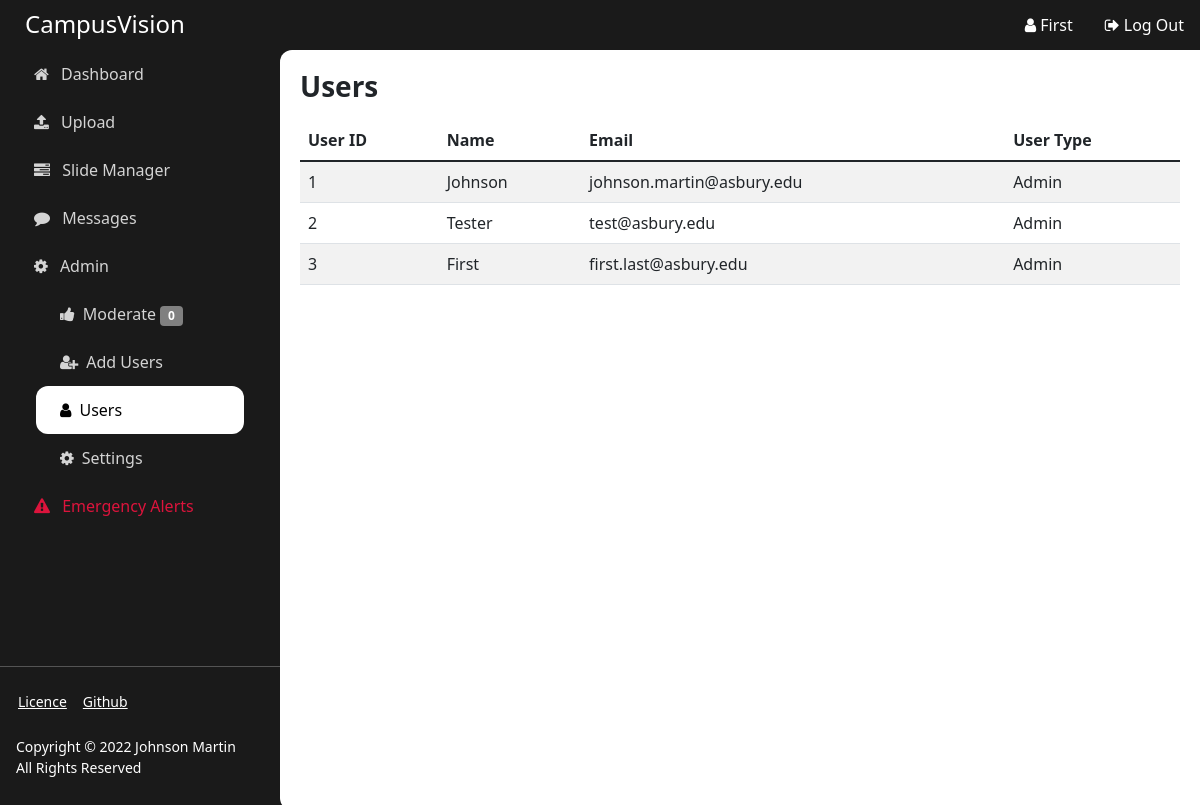
Page /usermanager (signed in) on the earlier database version.
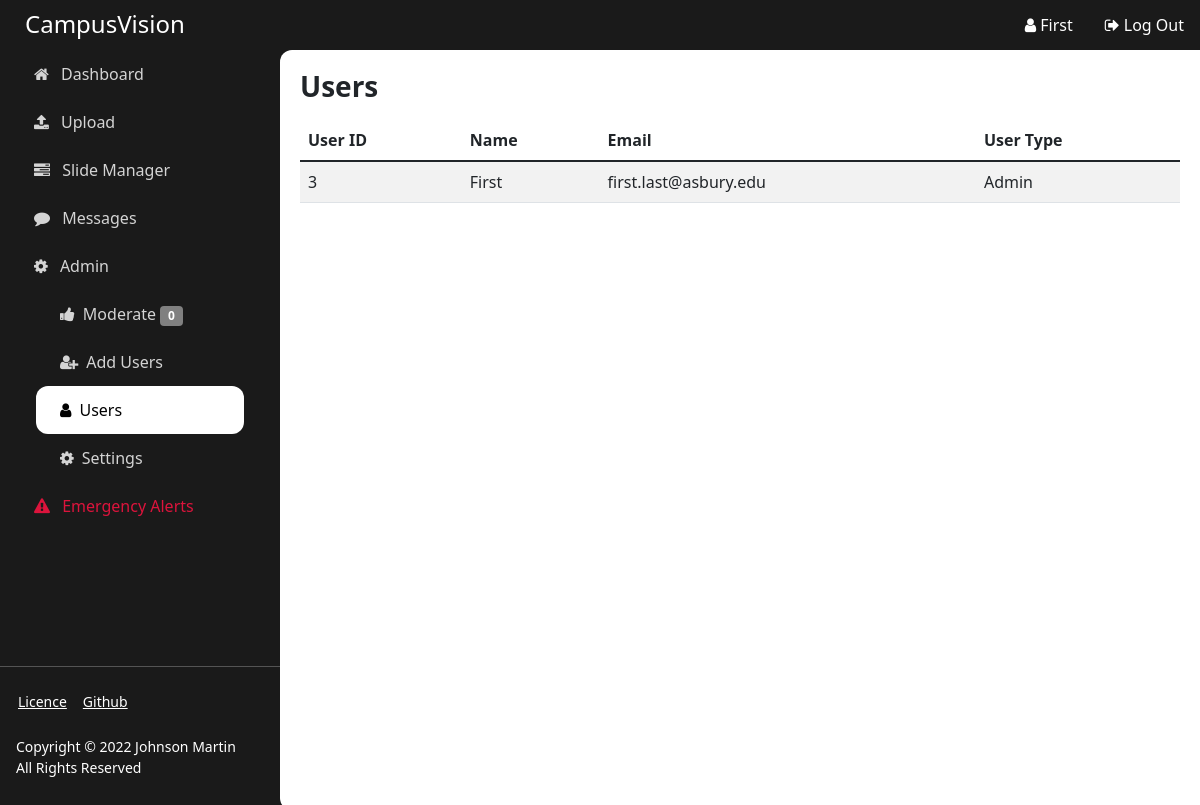
Same page on the later database version.
### app/models.py (models this page shows)
class User(UserMixin, db.Model):
    id = db.Column(db.Integer, primary_key=True)
    email = db.Column(db.String(100), unique=True)
    password = db.Column(db.String(100))
    name = db.Column(db.String(1000))
    is_admin = db.Column(db.Integer)

### app/auth.py (the view)
@auth.route('/usermanager')
@login_required
def usermanager():
    if current_user.is_authenticated:
        if current_user.is_admin:
            return render_template('manager-users.html',
                                   title="Users",
                                   users=User.query.all(),
                                   name=current_user.name,
                                   mod_count=mod_counter()
            )
    return redirect(url_for('auth.login'))

### app/app.py (called while the page is built)
def create_app():
    app = Flask(__name__, instance_relative_config=True)
    app.config.from_pyfile('config.py')
    db.init_app(app)
    login_manager = LoginManager()
    login_manager.login_view = 'auth.login'
    login_manager.init_app(app)
    from .models import User
    @login_manager.user_loader
    def load_user(user_id):
        return User.query.get(int(user_id))
    from .auth import auth as auth_blueprint
    app.register_blueprint(auth_blueprint)
    from .views import main as main_blueprint
    app.register_blueprint(main_blueprint)
    from .api import api as api_blueprint
    app.register_blueprint(api_blueprint)
    return app

### app/utils.py (called while the page is built)
def mod_counter():
    count = 0
    for slide in reversed(Slide.query.all()):
        if slide.approval == "Waiting Review":
            count += 1
    return count

### app/templates/manager-users.html
{% extends "base.html" %}
{% block content %}
  <table id="data" class="table table-striped">
    <thead>
      <tr>
        <th>User ID</th>
        <th>Name</th>
        <th>Email</th>
        <th>User Type</th>
      </tr>
    </thead>
    <tbody>
      {% for user in users %}
        <tr>
          <td>{{ user['id'] }}</td>
          <td>{{ user['name'] }}</td>
          <td>{{ user['email'] }}</td>
          <td>{% if user['is_admin'] %} Admin {% else %}Contributor{% endif %}</td>
        </tr>
      {% endfor %}
    </tbody>
  </table>
{% endblock %}

### app/templates/base.html (shortened to what this page needs)
<!doctype html>
<html>
  <head>
    <link rel="stylesheet" href="https://cdn.jsdelivr.net/npm/bootstrap@5.1.3/dist/css/bootstrap.min.css">
    <link rel="stylesheet" href="https://cdnjs.cloudflare.com/ajax/libs/font-awesome/4.7.0/css/font-awesome.min.css">
    <link rel="stylesheet" href="{{ url_for('static', filename='main.css') }}">
  </head>
  <body>
    <main style="max-width: none; display: flex; flex-wrap: nowrap;">
      <div class="sidebar d-flex flex-column flex-shrink-0 text-white">
        <h4 class="app-title">CampusVision</h4>
        <ul class="nav nav-pills flex-column mb-auto">
          <li class="nav-item">
            <a href="/" class="nav-link side-nav {% if request.path == '/' %}active{% endif %}" aria-current="page">
              <i class="fa fa-home"></i>
              Dashboard
            </a>
          </li>
          <li>
            <a href="/upload" class="nav-link side-nav {% if request.path == '/upload' %}active{% endif %}">
              <i class="fa fa-upload"></i>
              Upload
            </a>
          </li>
          <li>
            <a href="/manager" class="nav-link side-nav {% if request.path == '/manager' %}active{% endif %}" aria-current="page">
              <i class="fa fa-tasks"></i>
              Slide Manager
            </a>
          </li>
          <li>
            <a href="/messages" class="nav-link side-nav {% if request.path == '/messages' %}active{% endif %}" aria-current="page">
              <i class="fa fa-comment"></i>
              Messages
            </a>
          </li>
          <li>
              <a href="#" class="nav-link side-nav {% if request.path == '/admin' %}active{% endif %}">
                <i class="fa fa-cog"></i>
                Admin
              </a>
              <ul class="list-unstyled nav-link" style="padding-top: 0px; padding-bottom: 0px;">
                <li>
                  <a href="/mod" class="nav-link side-nav {% if request.path == '/mod' %}active{% endif %}"><i class="fa fa-thumbs-up"></i>Moderate <span class="badge badge-info">{{ mod_count }}</span></a>
                </li>
                <li>
                  <a href="/signup" class="nav-link side-nav {% if request.path == '/signup' %}active{% endif %}"><i class="fa fa-user-plus"></i>Add Users</a>
                </li>
                <li>
                  <a href="/usermanager" class="nav-link side-nav {% if request.path == '/usermanager' %}active{% endif %}"><i class="fa fa-user"></i>Users</a>
                <li>
                  <a href="/settings" class="nav-link side-nav {% if request.path == '/settings' %}active{% endif %}"><i class="fa fa-cog"></i>Settings</a>
                </li>
              </ul>
          </li>
          <li>
            <a href="/alerts" class="nav-link side-nav {% if request.path == '/alerts' %}active{% endif %}" style="color: crimson;">
              <i class="fa fa-exclamation-triangle"></i>
              Emergency Alerts
            </a>
          </li>
        </ul>
        <hr>
        <div class="bottom-nav">
        <a href="https://www.gnu.org/licenses/gpl-3.0.en.html" class="small">Licence</a>
        <a href="https://github.com/JohnsonLM/CampusVision" class="small">Github</a>
        </div>
        <p class="small p-3">Copyright © 2022 Johnson Martin<br>All Rights Reserved</p>
      </div>
      <div class="main-body d-flex flex-column" style="flex-grow: 1;">
        <nav class="topnav navbar">
          {% if current_user.is_authenticated %}
          <a href="/profile" class="ms-auto nav-link">
            <i class="fa fa-user"></i>
            {{ name }}
          </a>
          <a href="/logout" class="mr-auto nav-link">
            <i class="fa fa-sign-out"></i>
            Log Out
          </a>
          {% else %}
          <a href="/login" class="ms-auto nav-link">
            <i class="fa fa-sign-in"></i>
            Log In
          </a>
          {% endif %}
        </nav>
          <div class="content-box" style="padding: 20px;">
          <h3 style="margin-bottom: 1rem;"><strong>{{ title }}</strong></h3>
          {% block content %}{% endblock %}
          </div>
      </div>
    </main>
  </body>
</html>

### app/static/main.css (style rules this page uses)
html { font-size: 100%; box-sizing: border-box; }
.main-body { background: #1a1a1a; }
*, *:before, *:after { box-sizing: inherit; }
.btn-primary, .side-nav { color: white; background-color: #3e1952; border: none; }
.side-nav.active { color: black !important; background-color: white !important; border: none !important; }
.nav-pills .nav-link { color: #d4d4d4; margin-right: 10px; margin-left: 10px; border-radius: 12px; }
.app-title { height: 50px; padding: 10px; margin-bottom: 0rem; padding-left: 25px; background: #1a1a1a; }
.topnav { height: 50px; background: #3e1952; color: white; background: #1a1a1a; }
.topnav a { color: white; text-align: center; padding-top: 0px; padding-bottom: 0px; }
.sidebar { background: #1a1a1a; width: 280px; min-height: 100vh; }
.side-nav i { padding: 8px; }
.content-box { border-radius: 12px 0px 0px 12px; min-height: 95vh; background: white; }
.badge-info { background-color: grey; }
.bottom-nav { display: flex; margin-left: 10px; }
.bottom-nav a { padding: 8px; color: white; }

Differences in the rows shown:
removed User: id "1", name "Johnson", email "johnson.martin@asbury.edu", is_admin "Admin"
removed User: id "2", name "Tester", email "test@asbury.edu", is_admin "Admin"
